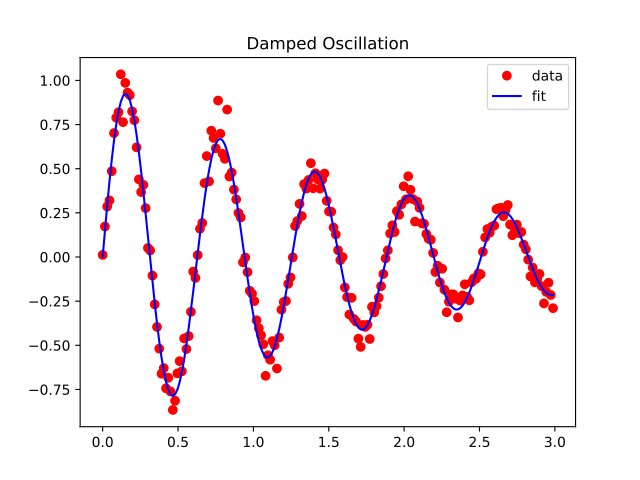

This figure's Python source:
import numpy as np
import matplotlib.pyplot as plt
import scipy.optimize as opt

data = np.loadtxt("data.txt", dtype=float, delimiter=",")
x = data[:, 0]
y = data[:, 1]

def damped_sine(x, a, d, b):
    return a * np.exp(-d * x) * np.sin(b * x)

param, param_cov = opt.curve_fit(damped_sine, x, y)


print(f"Fit Results: Amp={param[0]:.3f}, Damping={param[1]:.3f}, Freq={param[2]:.3f}")

y_fit = damped_sine(x, *param)

plt.plot(x, y, 'o', color='red', label="data",)
plt.plot(x, y_fit, '-', color='blue', label="fit")

plt.title("Damped Oscillation")
plt.legend()
plt.savefig("fitten-von-funktionen.pdf")
plt.show()
